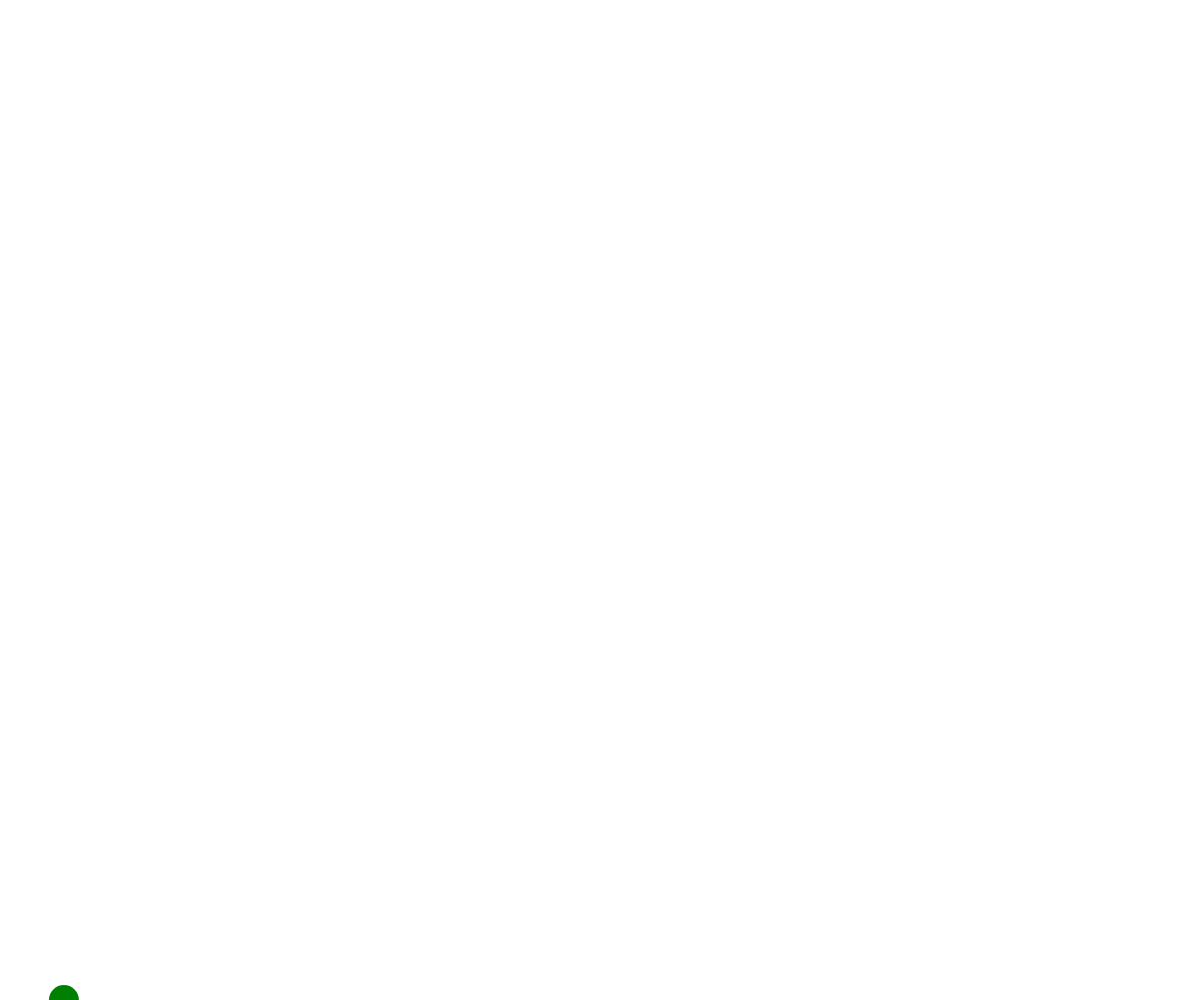
Frame 1 (no input)
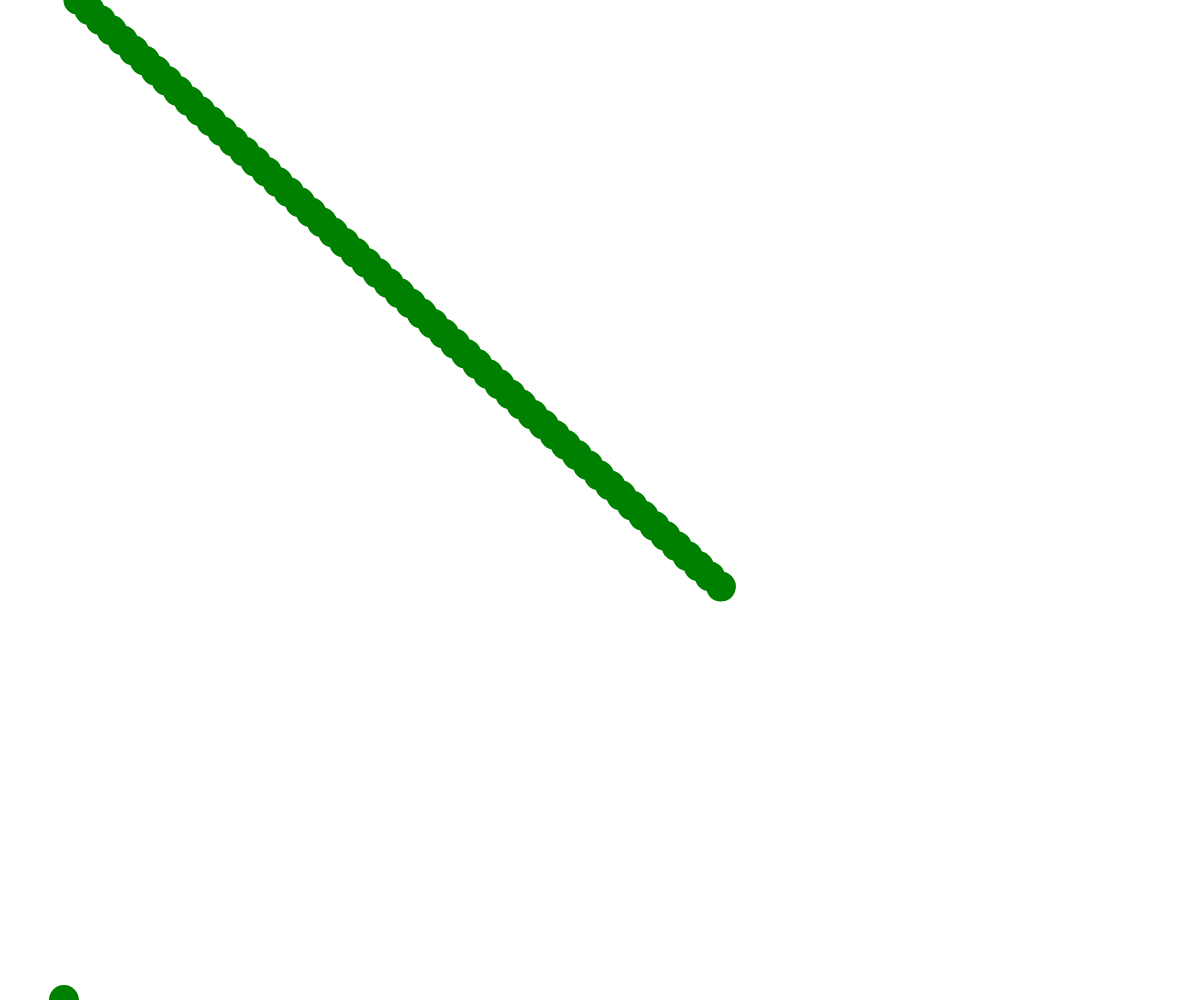
Frame 60 (no input)
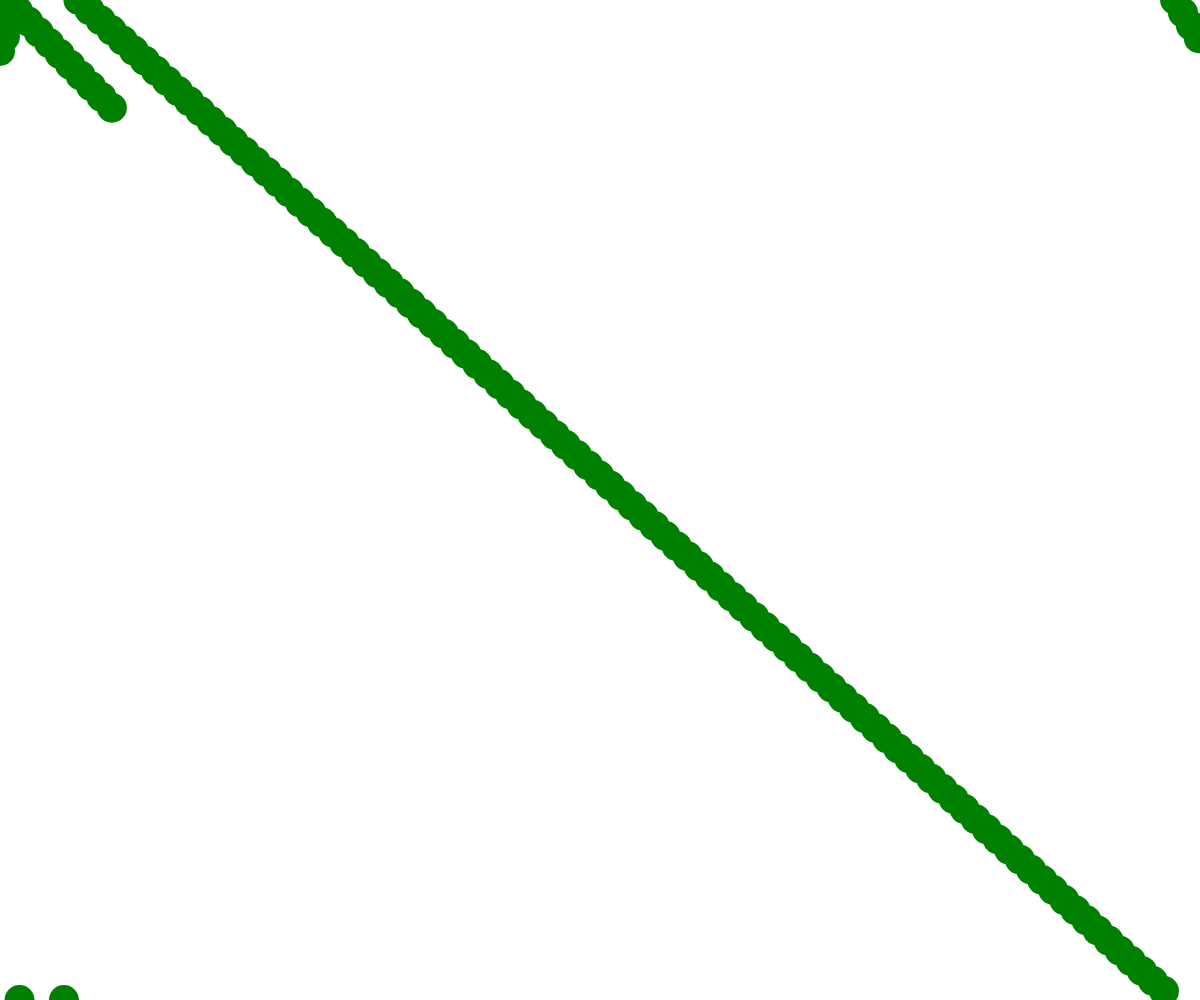
Frame 120 (the mouse pressed at the canvas centre since frame 60)

The p5.js sketch that drew these frames (run headless with seeded random() and noise() and a simulated clock; from frame 60 on, the mouse is pressed at the canvas centre):

// p5.js sketch
// ── sketch.js
class Mover{
  constructor(initPosition,initSpeed){
    this.size = 30;
    this.position = initPosition.copy();
    this.speed = initSpeed.copy();
    this.speedMag = this.speed.mag();
  }

  update(){
    this.position.add(this.speed);
    if(this.position.x > width) {this.position.x = 0; this.speed=p5.Vector.random2D().setMag(this.speedMag);}
    if(this.position.x < 0) {this.position.x = width; this.speed=p5.Vector.random2D().setMag(this.speedMag);}
    if(this.position.y > height) {this.position.y = 0; this.speed=p5.Vector.random2D().setMag(this.speedMag);}
    if(this.position.y < 0) {this.position.y =height; this.speed=p5.Vector.random2D().setMag(this.speedMag);}
  }

  display(){
    fill('green');
    noStroke();
    circle(this.position.x,this.position.y,this.size);
  }
}

let mover = null;
function setup() {
  createCanvas(window.innerWidth, window.innerHeight);
  mover = new Mover(p5.Vector.random2D().setMag(60),p5.Vector.random2D().setMag(15));
}

function draw() {
  mover.update();
  mover.display();
}
